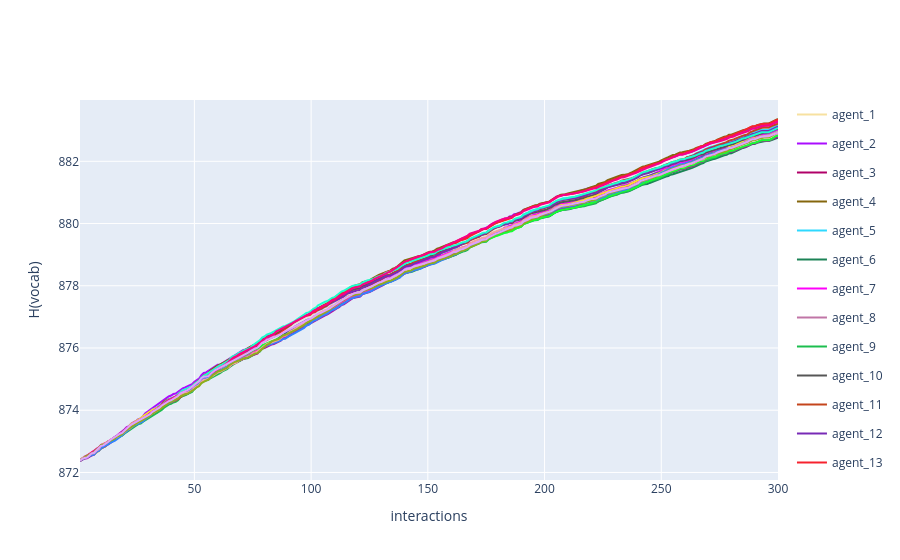

Here is the notebook cell this chart was saved with:
### Code cell
fig = multi_agent_update_plot_from_df(
    H_dif,
    time_col='interaction_no',
    dif_col='delta'
)

fig.update_layout(
    # title='Dyadic interaction in a random environment',
    yaxis_title='H(vocab)',
    xaxis_title='interactions'
)
fig.show()

### Figure 1 — Plotly figure (JSON) as saved in the notebook; plotly's stock layout.template omitted (floating-point values rounded to 4 significant figures; data arrays with more than 128 entries replaced by an {"elided": "..."} marker saying what was removed)
{"data": [{"legendgroup": "agent_1", "line": {"color": "#F7E1A0"}, "mode": "lines", "name": "agent_1", "showlegend": true, "x": {"elided": "300 int values"}, "y": {"elided": "300 float values"}, "type": "scatter"}, {"legendgroup": "agent_2", "line": {"color": "#AA0DFE"}, "mode": "lines", "name": "agent_2", "showlegend": true, "x": {"elided": "300 int values"}, "y": {"elided": "300 float values"}, "type": "scatter"}, {"legendgroup": "agent_3", "line": {"color": "#B00068"}, "mode": "lines", "name": "agent_3", "showlegend": true, "x": {"elided": "300 int values"}, "y": {"elided": "300 float values"}, "type": "scatter"}, {"legendgroup": "agent_4", "line": {"color": "#85660D"}, "mode": "lines", "name": "agent_4", "showlegend": true, "x": {"elided": "300 int values"}, "y": {"elided": "300 float values"}, "type": "scatter"}, {"legendgroup": "agent_5", "line": {"color": "#2ED9FF"}, "mode": "lines", "name": "agent_5", "showlegend": true, "x": {"elided": "300 int values"}, "y": {"elided": "300 float values"}, "type": "scatter"}, {"legendgroup": "agent_6", "line": {"color": "#1C8356"}, "mode": "lines", "name": "agent_6", "showlegend": true, "x": {"elided": "300 int values"}, "y": {"elided": "300 float values"}, "type": "scatter"}, {"legendgroup": "agent_7", "line": {"color": "#FE00FA"}, "mode": "lines", "name": "agent_7", "showlegend": true, "x": {"elided": "300 int values"}, "y": {"elided": "300 float values"}, "type": "scatter"}, {"legendgroup": "agent_8", "line": {"color": "#C075A6"}, "mode": "lines", "name": "agent_8", "showlegend": true, "x": {"elided": "300 int values"}, "y": {"elided": "300 float values"}, "type": "scatter"}, {"legendgroup": "agent_9", "line": {"color": "#1CBE4F"}, "mode": "lines", "name": "agent_9", "showlegend": true, "x": {"elided": "300 int values"}, "y": {"elided": "300 float values"}, "type": "scatter"}, {"legendgroup": "agent_10", "line": {"color": "#565656"}, "mode": "lines", "name": "agent_10", "showlegend": true, "x": {"elided": "300 int values"}, "y": {"elided": "300 float values"}, "type": "scatter"}, {"legendgroup": "agent_11", "line": {"color": "#C4451C"}, "mode": "lines", "name": "agent_11", "showlegend": true, "x": {"elided": "300 int values"}, "y": {"elided": "300 float values"}, "type": "scatter"}, {"legendgroup": "agent_12", "line": {"color": "#782AB6"}, "mode": "lines", "name": "agent_12", "showlegend": true, "x": {"elided": "300 int values"}, "y": {"elided": "300 float values"}, "type": "scatter"}, {"legendgroup": "agent_13", "line": {"color": "#F6222E"}, "mode": "lines", "name": "agent_13", "showlegend": true, "x": {"elided": "300 int values"}, "y": {"elided": "300 float values"}, "type": "scatter"}, {"legendgroup": "agent_14", "line": {"color": "#325A9B"}, "mode": "lines", "name": "agent_14", "showlegend": true, "x": {"elided": "300 int values"}, "y": {"elided": "300 float values"}, "type": "scatter"}, {"legendgroup": "agent_15", "line": {"color": "#FBE426"}, "mode": "lines", "name": "agent_15", "showlegend": true, "x": {"elided": "300 int values"}, "y": {"elided": "300 float values"}, "type": "scatter"}, {"legendgroup": "agent_16", "line": {"color": "#E2E2E2"}, "mode": "lines", "name": "agent_16", "showlegend": true, "x": {"elided": "300 int values"}, "y": {"elided": "300 float values"}, "type": "scatter"}, {"legendgroup": "agent_17", "line": {"color": "#1CFFCE"}, "mode": "lines", "name": "agent_17", "showlegend": true, "x": {"elided": "300 int values"}, "y": {"elided": "300 float values"}, "type": "scatter"}, {"legendgroup": "agent_18", "line": {"color": "#B10DA1"}, "mode": "lines", "name": "agent_18", "showlegend": true, "x": {"elided": "300 int values"}, "y": {"elided": "300 float values"}, "type": "scatter"}, {"legendgroup": "agent_19", "line": {"color": "#16FF32"}, "mode": "lines", "name": "agent_19", "showlegend": true, "x": {"elided": "300 int values"}, "y": {"elided": "300 float values"}, "type": "scatter"}, {"legendgroup": "agent_20", "line": {"color": "#FC1CBF"}, "mode": "lines", "name": "agent_20", "showlegend": true, "x": {"elided": "300 int values"}, "y": {"elided": "300 float values"}, "type": "scatter"}, {"legendgroup": "agent_21", "line": {"color": "#FA0087"}, "mode": "lines", "name": "agent_21", "showlegend": true, "x": {"elided": "300 int values"}, "y": {"elided": "300 float values"}, "type": "scatter"}, {"legendgroup": "agent_22", "line": {"color": "#3283FE"}, "mode": "lines", "name": "agent_22", "showlegend": true, "x": {"elided": "300 int values"}, "y": {"elided": "300 float values"}, "type": "scatter"}, {"legendgroup": "agent_23", "line": {"color": "#F8A19F"}, "mode": "lines", "name": "agent_23", "showlegend": true, "x": {"elided": "300 int values"}, "y": {"elided": "300 float values"}, "type": "scatter"}, {"legendgroup": "agent_24", "line": {"color": "#90AD1C"}, "mode": "lines", "name": "agent_24", "showlegend": true, "x": {"elided": "300 int values"}, "y": {"elided": "300 float values"}, "type": "scatter"}, {"legendgroup": "agent_25", "line": {"color": "#DEA0FD"}, "mode": "lines", "name": "agent_25", "showlegend": true, "x": {"elided": "300 int values"}, "y": {"elided": "300 float values"}, "type": "scatter"}], "layout": {"yaxis": {"title": {"text": "H(vocab)"}}, "xaxis": {"title": {"text": "interactions"}}}}
